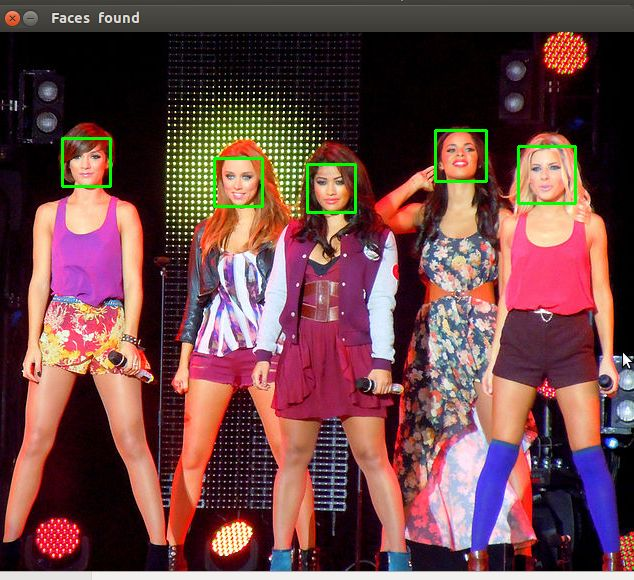
#> input picture FaceDetect-master/little_mix_right.jpg, 634 x 580 px, given in place of the camera
$ python canny.py   (older library calls are emulated)
#> lines starting #> are read from the running program, lines starting #| are printed output that depends on the picture
import numpy as np
import cv2

cap = cv2.VideoCapture(0)
kernel_size = 3
scale = 1
delta = 0
ddepth16 = cv2.CV_16S
ddepth8 = cv2.CV_8U
lowThreshold = 0
max_lowThreshold = 100
ratio = 3


def CannyThreshold(lowThreshold):
    detected_edges = cv2.GaussianBlur(gray,(3,3),0)
    detected_edges = cv2.Canny(detected_edges,lowThreshold,lowThreshold*ratio,apertureSize = kernel_size)
    dst = cv2.bitwise_and(frame,frame,mask = detected_edges)
    cv2.imshow('Canny',dst)

cv2.namedWindow('Canny Trackbar')
cv2.createTrackbar('Min threshold','Canny Trackbar',lowThreshold, max_lowThreshold, CannyThreshold)


while(True):
    # Capture frame-by-frame
    ret, frame = cap.read()
#> frame is the input picture: shape (580, 634, 3); mean B, G, R 71.1, 70.2, 109.2

    # Our operations on the frame come here
    gray = cv2.cvtColor(frame, cv2.COLOR_BGR2GRAY)
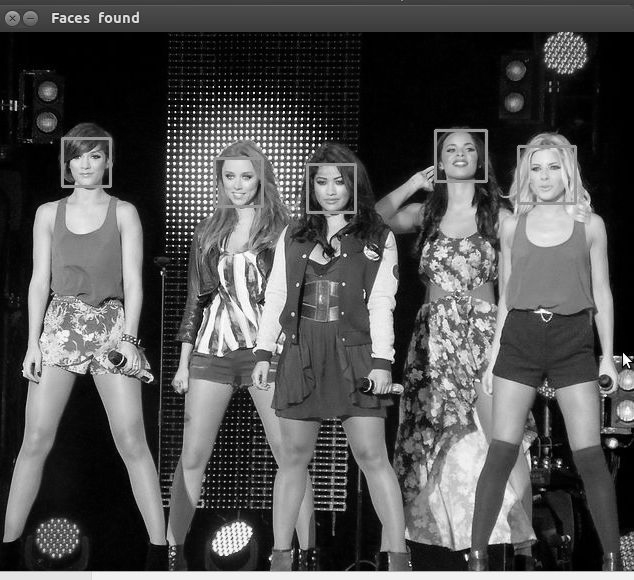
#> gray: shape (580, 634); min 0, max 255, mean 81.9
    gray_lap = cv2.Laplacian(gray,ddepth16,ksize = kernel_size,scale = scale,delta = delta)
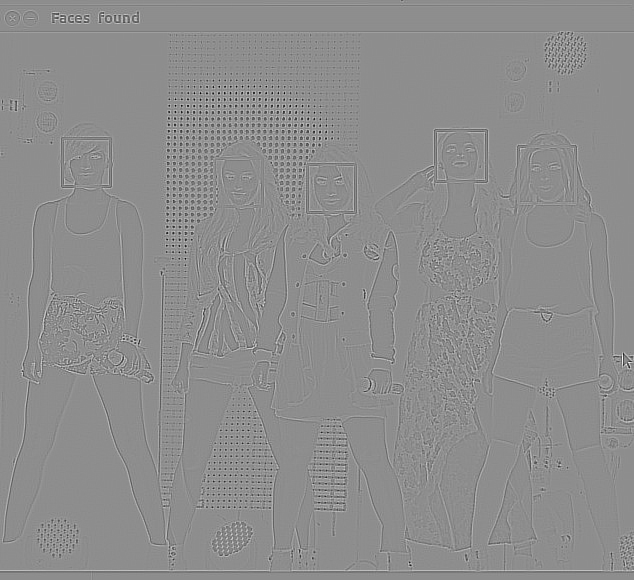
#> gray_lap: shape (580, 634) int16; min -1884, max 1506, mean 0; drawn with min black and max white
    dst = cv2.convertScaleAbs(gray_lap)
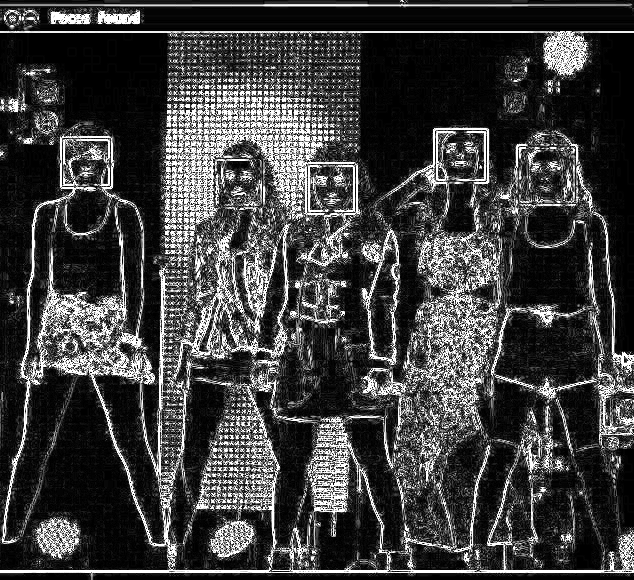
#> dst: shape (580, 634); min 0, max 255, mean 62.8

    gray_sob = cv2.Sobel(gray,ddepth8,0,1,ksize = 3, scale = scale, delta = delta, borderType = cv2.BORDER_DEFAULT)
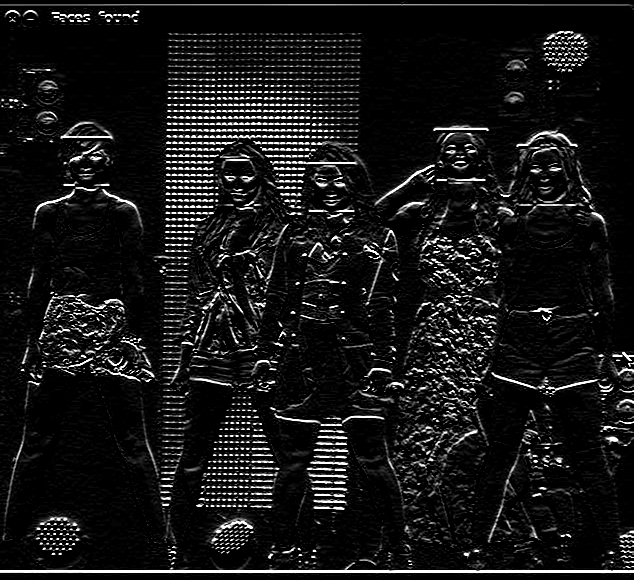
#> gray_sob: shape (580, 634); min 0, max 255, mean 22.4
    dst2 = cv2.convertScaleAbs(gray_sob)

    # Display the resulting frame
    cv2.imshow('Original',frame)
    cv2.imshow('Laplacian',dst)
    cv2.imshow('Sobel',dst2)

    CannyThreshold(lowThreshold)
#> in CannyThreshold, `detected_edges = cv2.Canny(detected_edges,lowThreshold,lowThreshold*ra..`:
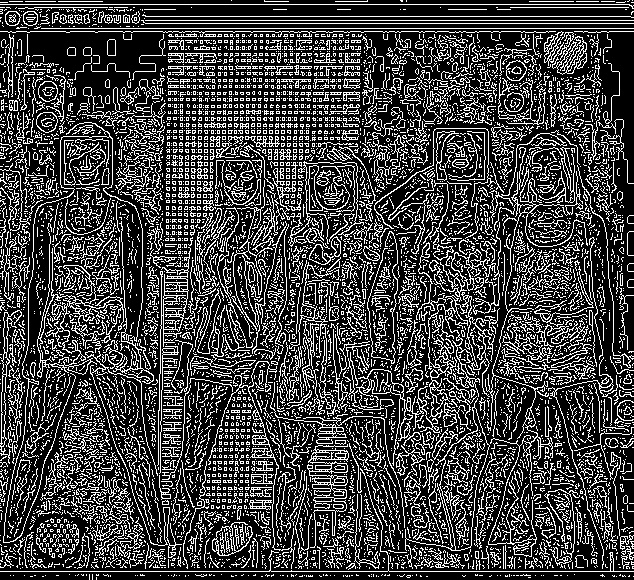
#> detected_edges: shape (580, 634); 25.8% white in thin lines or dots
#> in CannyThreshold, `dst = cv2.bitwise_and(frame,frame,mask = detected_edges)`:
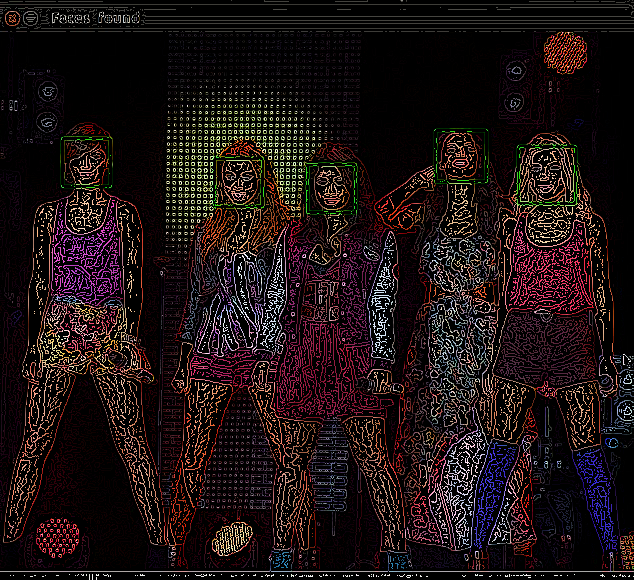
#> dst: shape (580, 634, 3); mean B, G, R 19.2, 18.7, 29.1


    if cv2.waitKey(1) & 0xFF == ord('q'):
#> (key q is pressed here)
        break

# When everything done, release the capture
cap.release()
cv2.destroyAllWindows()

$ run again, on FaceDetect-master/abba.png
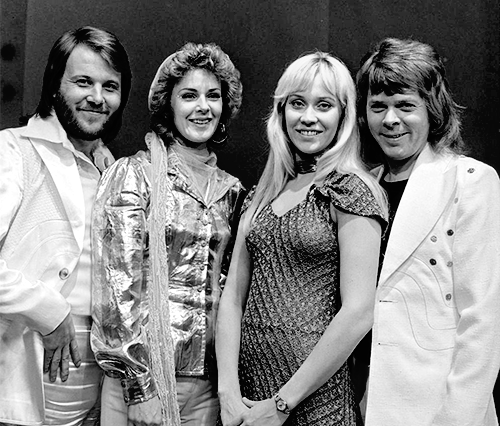
#> input picture FaceDetect-master/abba.png, 500 x 426 px, given in place of the camera
#> frame is the input picture: shape (426, 500, 3); min 0, max 255, mean 130.8
#> in CannyThreshold, `detected_edges = cv2.Canny(detected_edges,lowThreshold,lowThreshold*ra..`:
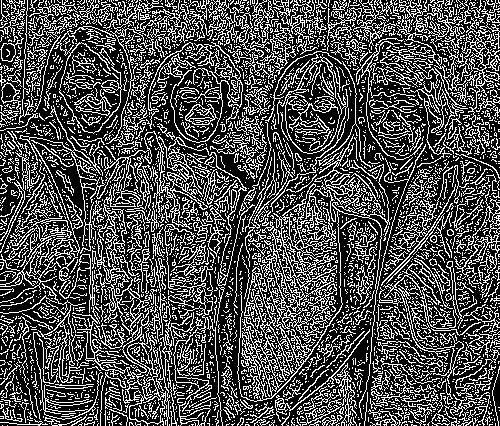
#> detected_edges: shape (426, 500); 30.8% white in thin lines or dots
#> in CannyThreshold, `dst = cv2.bitwise_and(frame,frame,mask = detected_edges)`:
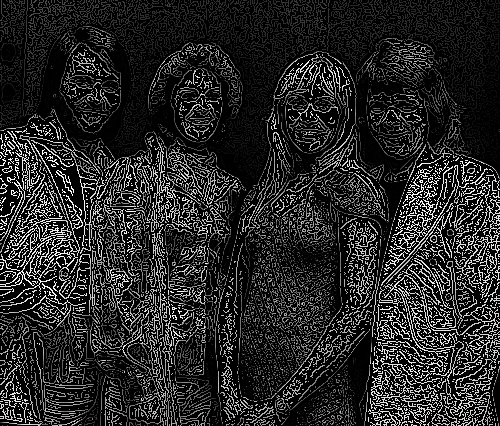
#> dst: shape (426, 500, 3); min 0, max 255, mean 39.9
